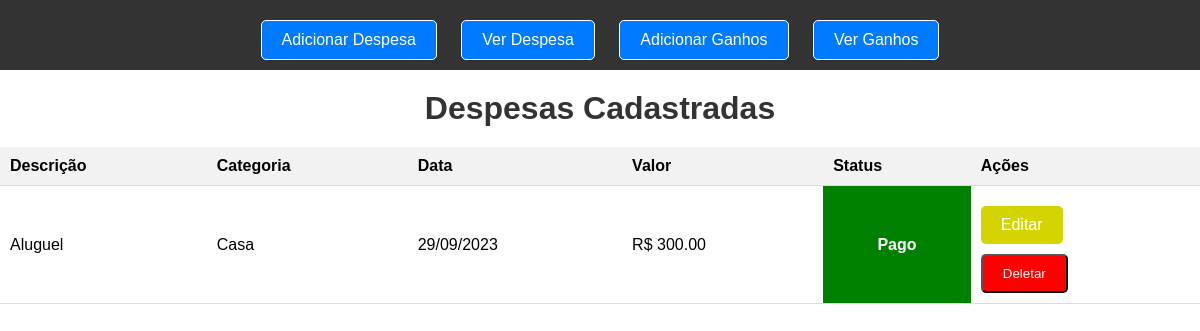
The page /lista_despesas on the database its author committed.
### models/despesas.py (models this page shows)
class Despesa(db.Model):
    id = db.Column(db.Integer, primary_key=True)
    descricao = db.Column(db.String(200), nullable=False)
    categoria = db.Column(db.String(200), nullable=False)
    data = db.Column(db.String(10), nullable=False)
    valor = db.Column(Numeric(precision=10, scale=2), nullable=False)
    status = db.Column(db.String(10), nullable=False)

### app.py (the view)
@app.route('/lista_despesas')
def lista_despesas():
    with app.app_context():
        despesas = Despesa.query.all()
    return render_template('lista_despesas.html', despesas=despesas)

### templates/lista_despesas.html (shortened to what this page needs)
<!DOCTYPE html>
<html lang="pt-br">
<head>
    <link rel="stylesheet" type="text/css" href="{{ url_for('static', filename='lista_despesas.css') }}">
</head>
<body>
    <nav>
        <ul>
            <li><a href="{{url_for('index')}}">Adicionar Despesa</a></li>
            <li><a href="{{url_for('lista_despesas')}}">Ver Despesa</a></li>
            <li><a href="{{url_for('adicionar_ganhos')}}">Adicionar Ganhos</a></li>
            <li><a href="{{url_for('listar_ganhos')}}">Ver Ganhos</a></li>
        </ul>
    </nav>
    <h1>Despesas Cadastradas</h1>
    <table>
        <thead>
            <tr>
                <th>Descrição</th>
                <th>Categoria</th>
                <th>Data</th>
                <th>Valor</th>
                <th>Status</th>
                <th>Ações</th>
            </tr>
        </thead>
        <tbody>
            {% for despesa in despesas %}
            <tr>
                <td>{{ despesa.descricao }}</td>
                <td>{{ despesa.categoria }}</td>
                <td>{{ despesa.data }}</td>
                <td>R$ {{ despesa.valor }}</td>
                <td class="{% if despesa.status == 'Pago' %}pago{% elif despesa.status == 'Pendente' %}pendente{% endif %}">{{ despesa.status }}</td>
                <td>
                    <a href="{{ url_for('editar_despesa', id=despesa.id) }}" style="background-color: rgb(212, 212, 1);">Editar</a>
                    <form action="{{ url_for('deletar_despesa', id=despesa.id) }}" method="post" onsubmit="return confirm('Tem certeza que deseja deletar esta despesa?')">
                        <input type="submit" value="Deletar">
                    </form>
                </td>
            </tr>
            {% endfor %}
        </tbody>
    </table>
</body>
</html>

### static/lista_despesas.css (style rules this page uses)
* { font-family: Arial, sans-serif; margin: 0; padding: 0; }
table { width: 100%; border-collapse: collapse; margin-top: 20px; }
th, td { padding: 10px; text-align: left; border-bottom: 1px solid #ddd; }
th { background-color: #f2f2f2; }
td.pago { background-color: green; color: white; font-weight: bold; text-align: center; }
h1 { color: #333; text-align: center; margin-top: 20px; }
a { display: inline-block; padding: 10px 20px; margin-top: 10px; text-decoration: none; background-color: #007bff; color: #fff; border-radius: 5px; transition: background-color 0.3s; }
nav ul { list-style: none; padding: 0; background-color: #333; text-align: center; }
nav li { display: inline-block; margin: 10px; }
nav a { text-decoration: none; color: #fff; padding: 10px 20px; border: 1px solid #fff; border-radius: 5px; }
form > input { display: inline-block; padding: 10px 20px; margin-top: 10px; text-decoration: none; background-color: #ff0000; color: #fff; border-radius: 5px; transition: background-color 0.3s; cursor: pointer; }

### rows shown on the page
Despesa: descricao "Aluguel", categoria "Casa", data "29/09/2023", valor "300.00", status "Pago"
